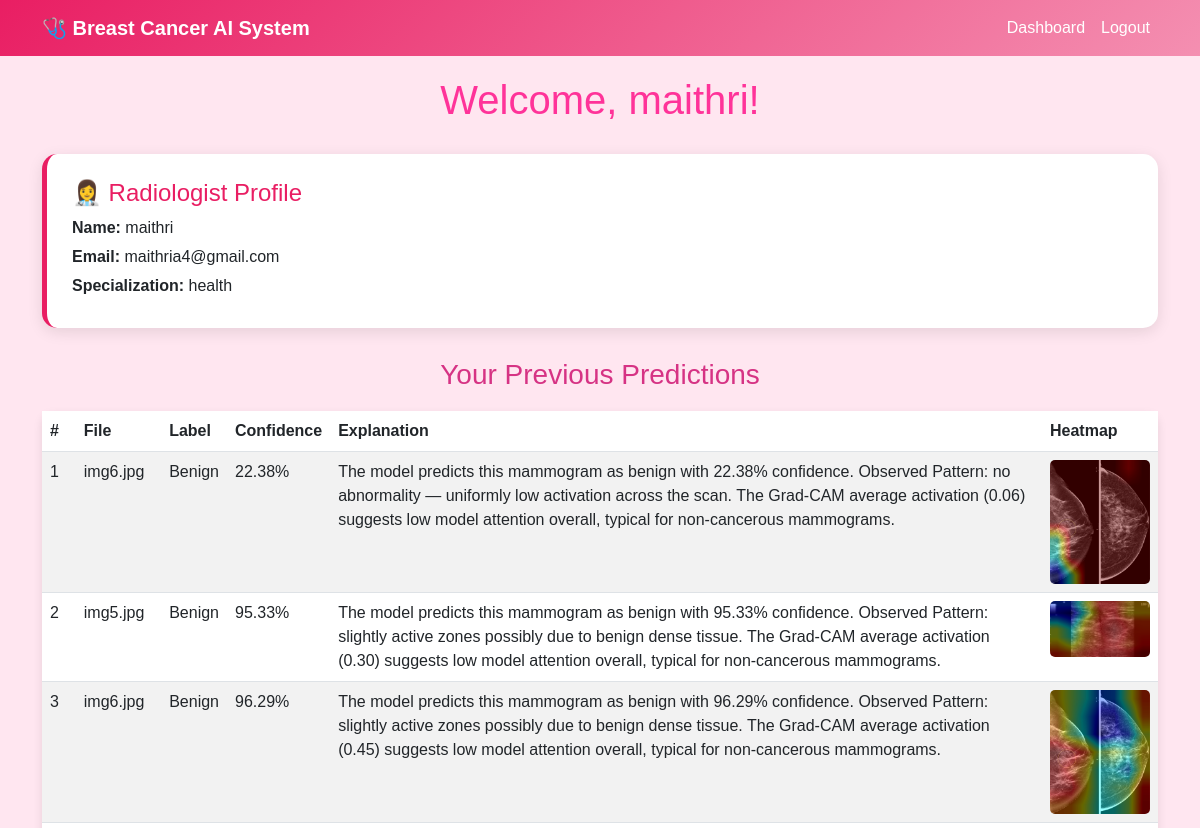
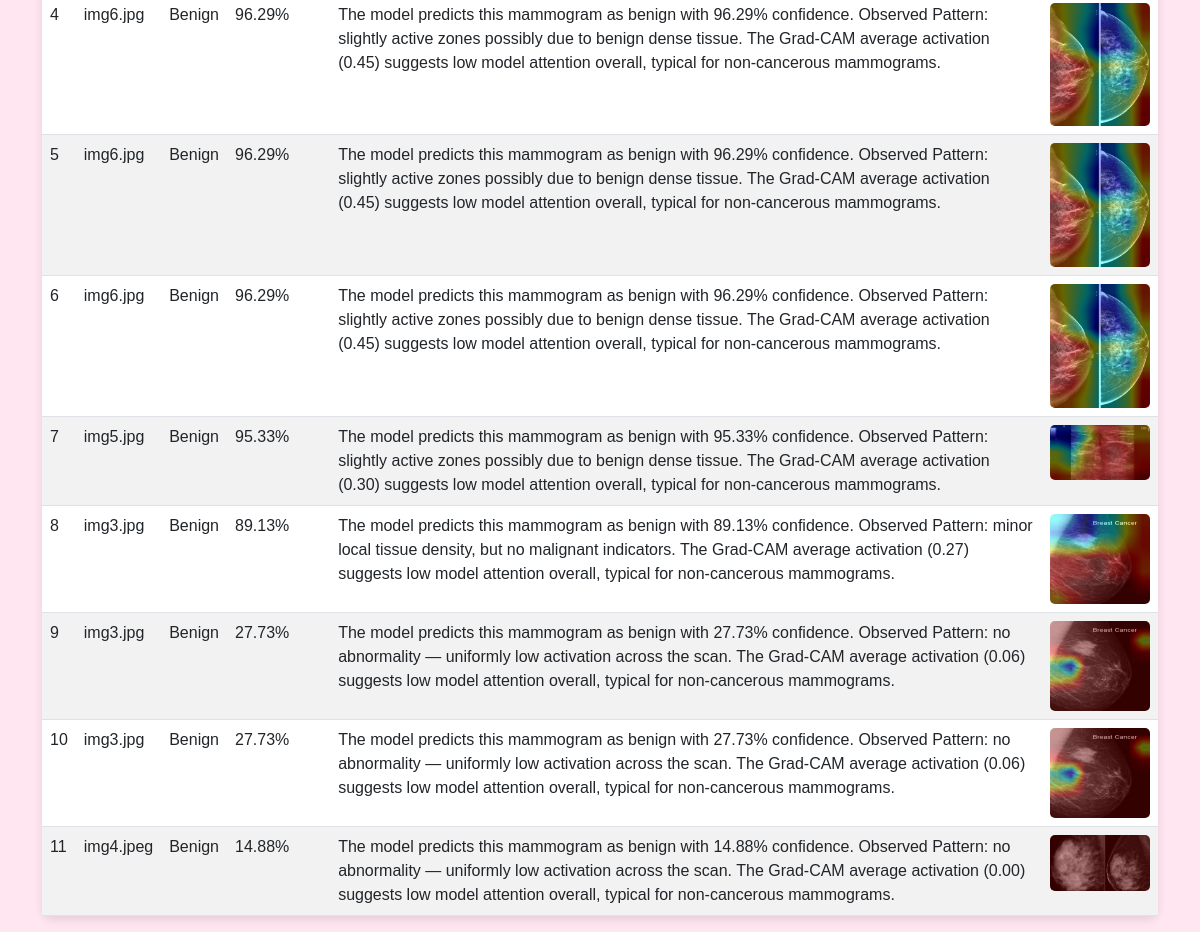
/dashboard (signed in), run on the app's committed database (2 pictures, top to bottom).
### tables this page shows
CREATE TABLE radiologists (
            id INTEGER PRIMARY KEY AUTOINCREMENT,
            name TEXT NOT NULL,
            email TEXT UNIQUE NOT NULL,
            password TEXT NOT NULL,
            specialization TEXT,
            verification_code TEXT,
            is_verified INTEGER DEFAULT 0
        );

CREATE TABLE predictions (
            id INTEGER PRIMARY KEY AUTOINCREMENT,
            user_id INTEGER,
            filename TEXT,
            label TEXT,
            confidence REAL,
            explanation TEXT,
            heatmap_path TEXT,
            timestamp DATETIME DEFAULT CURRENT_TIMESTAMP,
            FOREIGN KEY(user_id) REFERENCES radiologists(id)
        );

### app.py (the view)
@app.route('/dashboard')
def dashboard():
    if 'user_id' not in session:
        return redirect(url_for('login'))
    conn = get_db_connection()
    c = conn.cursor()
    c.execute("SELECT name, email, specialization FROM radiologists WHERE id=?", (session['user_id'],))
    user = c.fetchone()
    c.execute("SELECT * FROM predictions WHERE user_id=? ORDER BY timestamp DESC", (session['user_id'],))
    results = c.fetchall()
    conn.close()
    return render_template('dashboard.html', username=session['username'], user=user, results=results)

### database.py (called while the page is built)
def get_db_connection():
    conn = sqlite3.connect(DB_NAME)
    conn.row_factory = sqlite3.Row
    return conn

### templates/dashboard.html (shortened to what this page needs)
<!DOCTYPE html>
<html lang="en">
<head>
<link href="https://cdn.jsdelivr.net/npm/bootstrap@5.3.0/dist/css/bootstrap.min.css" rel="stylesheet">
</head>
<body>
<nav class="navbar navbar-expand-lg" style="background: linear-gradient(135deg, #e91e63, #f48fb1);">
  <div class="container">
    <a class="navbar-brand text-white fw-bold" href="/">🩺 Breast Cancer AI System</a>
    <div class="collapse navbar-collapse justify-content-end" id="navbarNav">
      <ul class="navbar-nav">
        <li class="nav-item"><a class="nav-link text-white" href="/dashboard">Dashboard</a></li>
        <li class="nav-item"><a class="nav-link text-white" href="/logout">Logout</a></li>
      </ul>
    </div>
  </div>
</nav>
<div class="container">
  <h1>Welcome, {{ username }}!</h1>
  {% if user %}
  <div class="profile-card">
    <h4>👩‍⚕️ Radiologist Profile</h4>
    <div class="profile-details">
      <p><strong>Name:</strong> {{ user['name'] }}</p>
      <p><strong>Email:</strong> {{ user['email'] }}</p>
      <p><strong>Specialization:</strong> {{ user['specialization'] }}</p>
    </div>
  </div>
  {% endif %}
  <h3>Your Previous Predictions</h3>
  {% if results %}
  <table class="table table-striped">
    <thead>
      <tr>
        <th>#</th>
        <th>File</th>
        <th>Label</th>
        <th>Confidence</th>
        <th>Explanation</th>
        <th>Heatmap</th>
      </tr>
    </thead>
    <tbody>
      {% for r in results %}
      <tr>
        <td>{{ loop.index }}</td>
        <td>{{ r.filename }}</td>
        <td>{{ r.label }}</td>
        <td>{{ r.confidence|round(2) }}%</td>
        <td>{{ r.explanation }}</td>
        <td><img src="{{ r.heatmap_path }}"></td>
      </tr>
      {% endfor %}
    </tbody>
  </table>
  {% else %}
    <p class="text-center text-muted mt-4">No predictions yet. Upload a file to begin.</p>
  {% endif %}
</div>
</body>
</html>

### templates/dashboard.html (style rules this page uses)
body { background:#ffe6f0; font-family:'Poppins', sans-serif; }
h1 { color:#ff3399; margin-top:20px; text-align:center; }
h3 { color:#d63384; margin-top:30px; text-align:center; }
.table { background:white; border-radius:10px; box-shadow:0 4px 10px rgba(0,0,0,0.1); margin-top:20px; }
img { max-width:100px; border-radius:5px; }
.profile-card { background:white; border-radius:15px; box-shadow:0 4px 15px rgba(0,0,0,0.1); padding:25px; margin-top:30px; border-left:5px solid #e91e63; }
.profile-card h4 { color:#e91e63; }
.profile-details p { margin:5px 0; font-size:16px; }

### data on the page
radiologists: name "maithri", email "maithria4@gmail.com", specialization "health"
predictions: filename "img6.jpg", label "Benign", confidence "22.38", explanation "The model predicts this mammogram as benign with 22.38% confidence. Observed Pattern: no abnormality — uniformly low activation across the scan. The Grad-CAM average activation (0.06) suggests low model attention overall, typical for non-cancerous mammograms.", shows a picture
predictions: filename "img5.jpg", label "Benign", confidence "95.33", explanation "The model predicts this mammogram as benign with 95.33% confidence. Observed Pattern: slightly active zones possibly due to benign dense tissue. The Grad-CAM average activation (0.30) suggests low model attention overall, typical for non-cancerous mammograms."
predictions: filename "img6.jpg", label "Benign", confidence "96.29", explanation "The model predicts this mammogram as benign with 96.29% confidence. Observed Pattern: slightly active zones possibly due to benign dense tissue. The Grad-CAM average activation (0.45) suggests low model attention overall, typical for non-cancerous mammograms."
predictions: filename "img6.jpg", label "Benign", confidence "96.29", explanation "The model predicts this mammogram as benign with 96.29% confidence. Observed Pattern: slightly active zones possibly due to benign dense tissue. The Grad-CAM average activation (0.45) suggests low model attention overall, typical for non-cancerous mammograms."
predictions: filename "img6.jpg", label "Benign", confidence "96.29", explanation "The model predicts this mammogram as benign with 96.29% confidence. Observed Pattern: slightly active zones possibly due to benign dense tissue. The Grad-CAM average activation (0.45) suggests low model attention overall, typical for non-cancerous mammograms."
predictions: filename "img6.jpg", label "Benign", confidence "96.29", explanation "The model predicts this mammogram as benign with 96.29% confidence. Observed Pattern: slightly active zones possibly due to benign dense tissue. The Grad-CAM average activation (0.45) suggests low model attention overall, typical for non-cancerous mammograms."
predictions: filename "img5.jpg", label "Benign", confidence "95.33", explanation "The model predicts this mammogram as benign with 95.33% confidence. Observed Pattern: slightly active zones possibly due to benign dense tissue. The Grad-CAM average activation (0.30) suggests low model attention overall, typical for non-cancerous mammograms."
predictions: filename "img3.jpg", label "Benign", confidence "89.13", explanation "The model predicts this mammogram as benign with 89.13% confidence. Observed Pattern: minor local tissue density, but no malignant indicators. The Grad-CAM average activation (0.27) suggests low model attention overall, typical for non-cancerous mammograms.", shows a picture
predictions: filename "img3.jpg", label "Benign", confidence "27.73", explanation "The model predicts this mammogram as benign with 27.73% confidence. Observed Pattern: no abnormality — uniformly low activation across the scan. The Grad-CAM average activation (0.06) suggests low model attention overall, typical for non-cancerous mammograms."
predictions: filename "img3.jpg", label "Benign", confidence "27.73", explanation "The model predicts this mammogram as benign with 27.73% confidence. Observed Pattern: no abnormality — uniformly low activation across the scan. The Grad-CAM average activation (0.06) suggests low model attention overall, typical for non-cancerous mammograms."
predictions: filename "img4.jpeg", label "Benign", confidence "14.88", explanation "The model predicts this mammogram as benign with 14.88% confidence. Observed Pattern: no abnormality — uniformly low activation across the scan. The Grad-CAM average activation (0.00) suggests low model attention overall, typical for non-cancerous mammograms.", shows a picture
